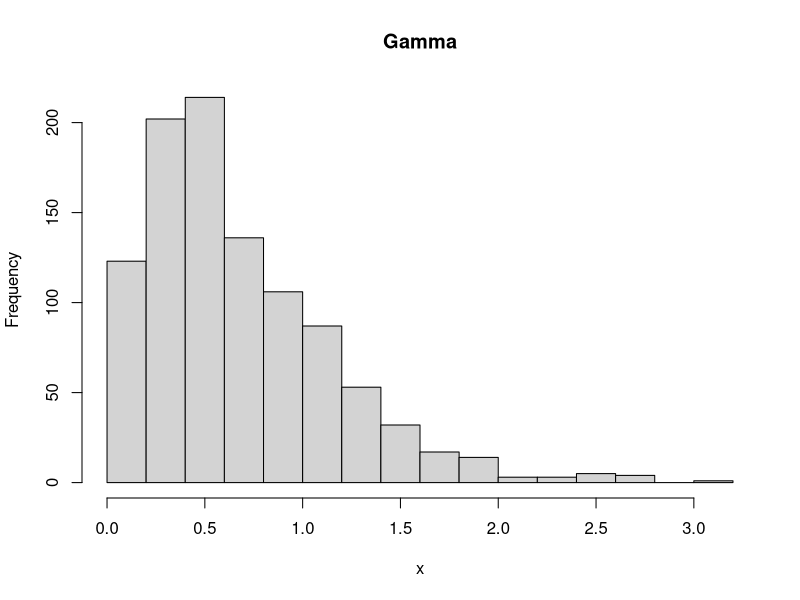

Generate this figure with R: (Note: this script raises an error after producing the figure.)
setwd("~/Desktop/UIA/6to Semestre UIA/Inferencia Estadistica II/Trabajo en R/R IE II")
if(!require(readr)) install.packages("readr")
if(!require(foreign)) install.packages("foreign")
if(!require(dplyr)) install.packages("dplyr")
library(readr)
library(foreign)
library(dplyr)
n=1000
set.seed(65)
x<-rgamma(n,2,3)
hist(x, main = "Gamma")

x<-sort(x, decreasing = F)
pvaloresizq<-vector(mode="numeric", length = n)
pvaloresizqSW<-vector(mode="numeric", length = n)
pvaloresder<-vector(mode="numeric", length = n)
pvaloresderSW<-vector(mode="numeric", length = n)

#pearson
library(nortest)

for(i in 1:n){
  limite=n-i
  b1=x[i:n]
  b2=x[1:limite]
  rizq = pearson.test(b1)
  riSW = shapiro.test(b1)
  rder = pearson.test(b2)
  rdSW = shapiro.test(b2)
  pvaloresizq[i]=rizq$p.value
  pvaloresder[i]=rder$p.value
  pvaloresizqSW[i]=riSW$p.value
  pvaloresderSW[i]=rdSW$p.value
}

par(mfrow=c(2,1))
plot(pvaloresizq, type = "l", main = "Extracciones por la izquierda", col="blue")
lines(pvaloresizqSW, type = "l",col="cadetblue1")
abline(h=0.05, col="orange")
abline(h=0.01, col="red")
abline(h=0.1, col = "green")
plot(pvaloresder, type = "l", main = "Extracciones por la derecha", col="blue")
lines(pvaloresizqSW, type = "l", col="cadetblue1")
abline(h=0.05, col="orange")
abline(h=0.01, col="red")
abline(h=0.1, col = "green")
